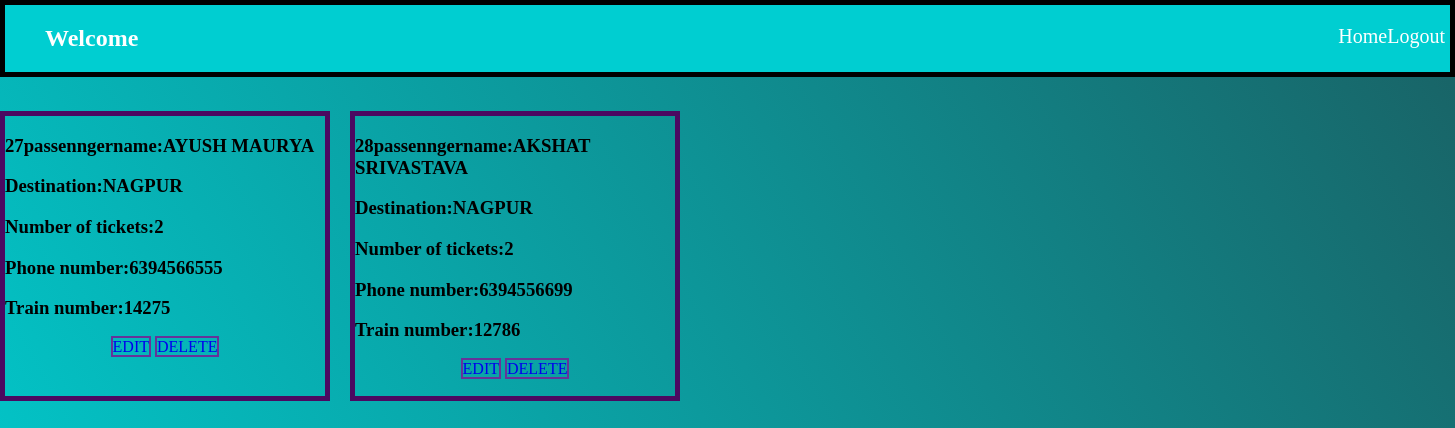
Screenshot of /passengerinfo with the database file from the repository.
### home/models.py (models this page shows)
class passengerdetail(models.Model):
    passengername=models.CharField(max_length=50)
    Destination=models.CharField(max_length=50)
    Trainnumber=models.IntegerField(null=True)
    Tickets=models.IntegerField(null=True)
    Phonenumber=models.IntegerField(null=True)

### home/views.py (the view)
# urls.py: path('passengerinfo',views.passengerinfo,name='passengerinfo'),
def passengerinfo(request):
    user=request.user
    passengerinfo=passengerdetail.objects.all()
    paramerters={
        "user":user,
        "passengerinfo":passengerinfo
    }
    return render(request,'passengerinfo.html',paramerters)

### template/passengerinfo.html (shortened to what this page needs)
<html>
<head>
</head>
<body>
    <div id="Navbar">
        <ul>
            <h2 style="color: white;">Welcome</h2>
            <a href="" style="margin-left: 1200px;">Home</a>
            <a href="{% url 'login' %}" style="margin-right:10px;">Logout</a></li>
        </ul>
    </div>
    <br>
    {% for note in passengerinfo %}
    <div id="block">
    <div id="blocks">
        <h3>{{note.id}}passenngername:{{note.passengername}}</h3>
        <p><h3>Destination:{{note.Destination}}</h3></p>
        <p><h3>Number of tickets:{{note.Tickets}}</h3></p>
        <p><h3>Phone number:{{note.Phonenumber}}</h3></p>
        <p><h3>Train number:{{note.Trainnumber}}</h3></p>
       <center><a href="edit/{{note.id}}">EDIT</a>
        <a href="delete/{{note.id}}">DELETE</a>
    </div>
    {% endfor %}
    </div>
</body>
</html>

### template/passengerinfo.html (style rules this page uses)
body { background: linear-gradient(420deg,darkturquoise,rgb(25, 98, 101)); padding: 0px; margin: 0px; }
#Navbar ul { display: flex; justify-content: space-between; list-style: none; border: 5px solid black; background-color: darkturquoise; }
#Navbar a { text-decoration: none; font-size: 20px; color: white; margin-top:20px; }
#blocks { border: 5px solid rgba(76, 9, 97, 0.998); width: 20rem; height: 35vh; }
#blocks a { text-decoration: none; border: 2px solid rebeccapurple; }
#block { display: flex; gap: 20px; }

### rows the page displays
passengerdetail: id "27", passengername "AYUSH MAURYA", Destination "NAGPUR", Tickets "2", Phonenumber "6394566555", Trainnumber "14275"
passengerdetail: id "28", passengername "AKSHAT SRIVASTAVA", Destination "NAGPUR", Tickets "2", Phonenumber "6394556699", Trainnumber "12786"
